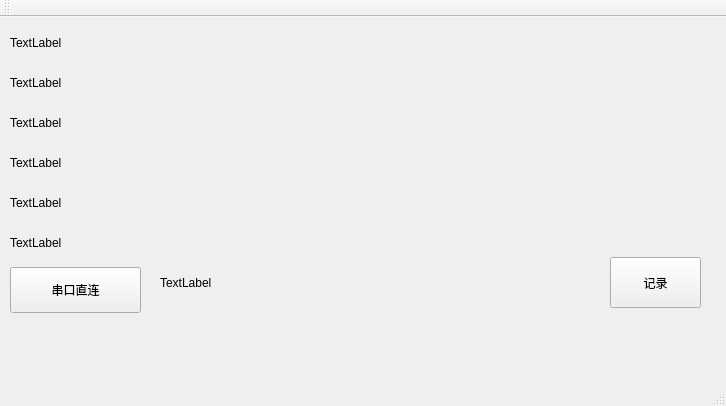
<?xml version="1.0" encoding="UTF-8"?>
<ui version="4.0">
 <class>MainWindow</class>
 <widget class="QMainWindow" name="MainWindow">
  <property name="geometry">
   <rect>
    <x>0</x>
    <y>0</y>
    <width>726</width>
    <height>406</height>
   </rect>
  </property>
  <property name="windowTitle">
   <string>MainWindow</string>
  </property>
  <widget class="QWidget" name="centralWidget">
   <widget class="QLabel" name="label_port">
    <property name="geometry">
     <rect>
      <x>10</x>
      <y>10</y>
      <width>691</width>
      <height>32</height>
     </rect>
    </property>
    <property name="text">
     <string>TextLabel</string>
    </property>
   </widget>
   <widget class="QLabel" name="label_latlon">
    <property name="geometry">
     <rect>
      <x>10</x>
      <y>50</y>
      <width>691</width>
      <height>32</height>
     </rect>
    </property>
    <property name="text">
     <string>TextLabel</string>
    </property>
   </widget>
   <widget class="QLabel" name="label_azi">
    <property name="geometry">
     <rect>
      <x>10</x>
      <y>90</y>
      <width>691</width>
      <height>32</height>
     </rect>
    </property>
    <property name="text">
     <string>TextLabel</string>
    </property>
   </widget>
   <widget class="QLabel" name="label_spe">
    <property name="geometry">
     <rect>
      <x>10</x>
      <y>130</y>
      <width>691</width>
      <height>32</height>
     </rect>
    </property>
    <property name="text">
     <string>TextLabel</string>
    </property>
   </widget>
   <widget class="QLabel" name="label_spe2">
    <property name="geometry">
     <rect>
      <x>10</x>
      <y>170</y>
      <width>691</width>
      <height>32</height>
     </rect>
    </property>
    <property name="text">
     <string>TextLabel</string>
    </property>
   </widget>
   <widget class="QLabel" name="label_RTKdata">
    <property name="geometry">
     <rect>
      <x>160</x>
      <y>250</y>
      <width>541</width>
      <height>32</height>
     </rect>
    </property>
    <property name="text">
     <string>TextLabel</string>
    </property>
   </widget>
   <widget class="QPushButton" name="pushButton">
    <property name="geometry">
     <rect>
      <x>10</x>
      <y>250</y>
      <width>131</width>
      <height>46</height>
     </rect>
    </property>
    <property name="text">
     <string>串口直连</string>
    </property>
   </widget>
   <widget class="QLabel" name="label_show">
    <property name="geometry">
     <rect>
      <x>10</x>
      <y>210</y>
      <width>691</width>
      <height>32</height>
     </rect>
    </property>
    <property name="text">
     <string>TextLabel</string>
    </property>
   </widget>
   <widget class="QPushButton" name="pushButton_record">
    <property name="geometry">
     <rect>
      <x>610</x>
      <y>240</y>
      <width>91</width>
      <height>51</height>
     </rect>
    </property>
    <property name="text">
     <string>记录</string>
    </property>
   </widget>
  </widget>
  <widget class="QMenuBar" name="menuBar">
   <property name="geometry">
    <rect>
     <x>0</x>
     <y>0</y>
     <width>726</width>
     <height>37</height>
    </rect>
   </property>
  </widget>
  <widget class="QToolBar" name="mainToolBar">
   <attribute name="toolBarArea">
    <enum>TopToolBarArea</enum>
   </attribute>
   <attribute name="toolBarBreak">
    <bool>false</bool>
   </attribute>
  </widget>
  <widget class="QStatusBar" name="statusBar"/>
 </widget>
 <layoutdefault spacing="6" margin="11"/>
 <resources/>
 <connections/>
</ui>
